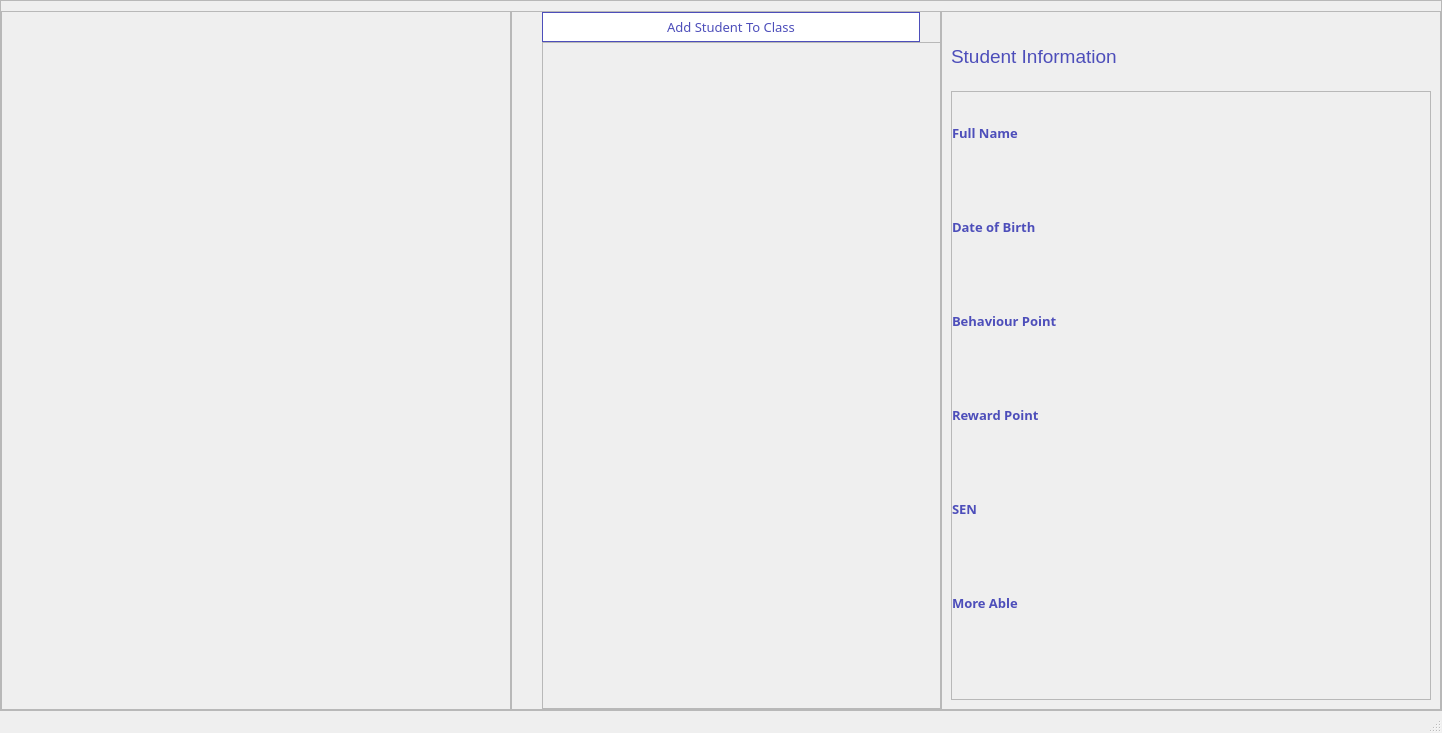
<?xml version="1.0" encoding="UTF-8"?>
<ui version="4.0">
 <class>MainWindow</class>
 <widget class="QMainWindow" name="MainWindow">
  <property name="geometry">
   <rect>
    <x>0</x>
    <y>0</y>
    <width>1442</width>
    <height>733</height>
   </rect>
  </property>
  <property name="windowTitle">
   <string>MainWindow</string>
  </property>
  <widget class="QWidget" name="centralwidget">
   <layout class="QVBoxLayout" name="verticalLayout_16">
    <property name="spacing">
     <number>0</number>
    </property>
    <property name="leftMargin">
     <number>0</number>
    </property>
    <property name="topMargin">
     <number>0</number>
    </property>
    <property name="rightMargin">
     <number>0</number>
    </property>
    <property name="bottomMargin">
     <number>0</number>
    </property>
    <item>
     <widget class="QFrame" name="frame">
      <property name="frameShape">
       <enum>QFrame::StyledPanel</enum>
      </property>
      <property name="frameShadow">
       <enum>QFrame::Raised</enum>
      </property>
      <layout class="QHBoxLayout" name="horizontalLayout">
       <property name="spacing">
        <number>0</number>
       </property>
       <property name="leftMargin">
        <number>0</number>
       </property>
       <property name="topMargin">
        <number>10</number>
       </property>
       <property name="rightMargin">
        <number>0</number>
       </property>
       <property name="bottomMargin">
        <number>0</number>
       </property>
       <item>
        <widget class="QFrame" name="Seats">
         <property name="frameShape">
          <enum>QFrame::StyledPanel</enum>
         </property>
         <property name="frameShadow">
          <enum>QFrame::Raised</enum>
         </property>
         <layout class="QFormLayout" name="formLayout">
          <property name="rightMargin">
           <number>20</number>
          </property>
          <property name="bottomMargin">
           <number>30</number>
          </property>
          <item row="0" column="0">
           <widget class="Line" name="line_2">
            <property name="orientation">
             <enum>Qt::Horizontal</enum>
            </property>
           </widget>
          </item>
          <item row="1" column="0">
           <widget class="Line" name="line">
            <property name="orientation">
             <enum>Qt::Horizontal</enum>
            </property>
           </widget>
          </item>
         </layout>
        </widget>
       </item>
       <item>
        <widget class="QFrame" name="frame_12">
         <property name="minimumSize">
          <size>
           <width>350</width>
           <height>0</height>
          </size>
         </property>
         <property name="maximumSize">
          <size>
           <width>430</width>
           <height>16777215</height>
          </size>
         </property>
         <property name="frameShape">
          <enum>QFrame::StyledPanel</enum>
         </property>
         <property name="frameShadow">
          <enum>QFrame::Raised</enum>
         </property>
         <layout class="QVBoxLayout" name="verticalLayout">
          <property name="spacing">
           <number>0</number>
          </property>
          <property name="leftMargin">
           <number>30</number>
          </property>
          <property name="topMargin">
           <number>0</number>
          </property>
          <property name="rightMargin">
           <number>20</number>
          </property>
          <property name="bottomMargin">
           <number>0</number>
          </property>
          <item>
           <widget class="QPushButton" name="btnAddStudentToClass">
            <property name="minimumSize">
             <size>
              <width>0</width>
              <height>30</height>
             </size>
            </property>
            <property name="font">
             <font>
              <family>Century Gothic</family>
              <pointsize>10</pointsize>
             </font>
            </property>
            <property name="cursor">
             <cursorShape>PointingHandCursor</cursorShape>
            </property>
            <property name="styleSheet">
             <string notr="true">#btnAddStudentToClass
{
border:1px solid #4d4eba;
background-color: rgb(255, 255, 255);
color: #4d4eba;

}
#btnAddStudentToClass::hover
{
background-color:#4d4eba;
color: white;

}



</string>
            </property>
            <property name="text">
             <string>Add Student To Class</string>
            </property>
           </widget>
          </item>
          <item>
           <widget class="QFrame" name="RegisteredStudent">
            <property name="minimumSize">
             <size>
              <width>400</width>
              <height>0</height>
             </size>
            </property>
            <property name="maximumSize">
             <size>
              <width>520</width>
              <height>16777215</height>
             </size>
            </property>
            <property name="frameShape">
             <enum>QFrame::StyledPanel</enum>
            </property>
            <property name="frameShadow">
             <enum>QFrame::Raised</enum>
            </property>
            <layout class="QFormLayout" name="formLayout_2">
             <item row="0" column="0">
              <widget class="Line" name="line_3">
               <property name="orientation">
                <enum>Qt::Horizontal</enum>
               </property>
              </widget>
             </item>
             <item row="1" column="0">
              <widget class="Line" name="line_4">
               <property name="orientation">
                <enum>Qt::Horizontal</enum>
               </property>
              </widget>
             </item>
            </layout>
           </widget>
          </item>
         </layout>
        </widget>
       </item>
       <item>
        <widget class="QFrame" name="frame_11">
         <property name="minimumSize">
          <size>
           <width>300</width>
           <height>0</height>
          </size>
         </property>
         <property name="maximumSize">
          <size>
           <width>500</width>
           <height>16777215</height>
          </size>
         </property>
         <property name="frameShape">
          <enum>QFrame::StyledPanel</enum>
         </property>
         <property name="frameShadow">
          <enum>QFrame::Raised</enum>
         </property>
         <layout class="QVBoxLayout" name="verticalLayout_9">
          <property name="spacing">
           <number>0</number>
          </property>
          <item>
           <widget class="QLabel" name="label">
            <property name="maximumSize">
             <size>
              <width>16777215</width>
              <height>70</height>
             </size>
            </property>
            <property name="font">
             <font>
              <pointsize>14</pointsize>
             </font>
            </property>
            <property name="styleSheet">
             <string notr="true">color: #4d4eba;
</string>
            </property>
            <property name="text">
             <string>Student Information</string>
            </property>
           </widget>
          </item>
          <item>
           <widget class="QFrame" name="frame_10">
            <property name="minimumSize">
             <size>
              <width>420</width>
              <height>0</height>
             </size>
            </property>
            <property name="font">
             <font>
              <pointsize>8</pointsize>
             </font>
            </property>
            <property name="frameShape">
             <enum>QFrame::StyledPanel</enum>
            </property>
            <property name="frameShadow">
             <enum>QFrame::Raised</enum>
            </property>
            <layout class="QVBoxLayout" name="verticalLayout_10">
             <property name="spacing">
              <number>0</number>
             </property>
             <property name="leftMargin">
              <number>0</number>
             </property>
             <item>
              <widget class="QLabel" name="label_79">
               <property name="maximumSize">
                <size>
                 <width>400</width>
                 <height>20</height>
                </size>
               </property>
               <property name="font">
                <font>
                 <family>Century Gothic</family>
                 <pointsize>10</pointsize>
                 <weight>75</weight>
                 <bold>true</bold>
                </font>
               </property>
               <property name="styleSheet">
                <string notr="true">color:#4d4eba</string>
               </property>
               <property name="text">
                <string>Full Name</string>
               </property>
              </widget>
             </item>
             <item>
              <widget class="QLabel" name="lblName">
               <property name="maximumSize">
                <size>
                 <width>800</width>
                 <height>30</height>
                </size>
               </property>
               <property name="font">
                <font>
                 <family>Century Gothic</family>
                 <pointsize>9</pointsize>
                 <weight>75</weight>
                 <bold>true</bold>
                </font>
               </property>
               <property name="styleSheet">
                <string notr="true">color:#a9a9a9</string>
               </property>
               <property name="text">
                <string/>
               </property>
              </widget>
             </item>
             <item>
              <widget class="QLabel" name="label_87">
               <property name="maximumSize">
                <size>
                 <width>400</width>
                 <height>20</height>
                </size>
               </property>
               <property name="font">
                <font>
                 <family>Century Gothic</family>
                 <pointsize>10</pointsize>
                 <weight>75</weight>
                 <bold>true</bold>
                </font>
               </property>
               <property name="styleSheet">
                <string notr="true">color:#4d4eba</string>
               </property>
               <property name="text">
                <string>Date of Birth</string>
               </property>
              </widget>
             </item>
             <item>
              <widget class="QLabel" name="lblDate">
               <property name="maximumSize">
                <size>
                 <width>800</width>
                 <height>30</height>
                </size>
               </property>
               <property name="font">
                <font>
                 <family>Century Gothic</family>
                 <pointsize>11</pointsize>
                 <weight>75</weight>
                 <bold>true</bold>
                </font>
               </property>
               <property name="styleSheet">
                <string notr="true">color:#a9a9a9</string>
               </property>
               <property name="text">
                <string/>
               </property>
              </widget>
             </item>
             <item>
              <widget class="QLabel" name="label_82">
               <property name="minimumSize">
                <size>
                 <width>500</width>
                 <height>0</height>
                </size>
               </property>
               <property name="maximumSize">
                <size>
                 <width>700</width>
                 <height>20</height>
                </size>
               </property>
               <property name="font">
                <font>
                 <family>Century Gothic</family>
                 <pointsize>10</pointsize>
                 <weight>75</weight>
                 <bold>true</bold>
                </font>
               </property>
               <property name="styleSheet">
                <string notr="true">color:#4d4eba</string>
               </property>
               <property name="text">
                <string>Behaviour Point</string>
               </property>
              </widget>
             </item>
             <item>
              <widget class="QLabel" name="lblBehaviourPoint">
               <property name="maximumSize">
                <size>
                 <width>800</width>
                 <height>30</height>
                </size>
               </property>
               <property name="font">
                <font>
                 <family>Century Gothic</family>
                 <pointsize>11</pointsize>
                 <weight>75</weight>
                 <bold>true</bold>
                </font>
               </property>
               <property name="styleSheet">
                <string notr="true">color:#a9a9a9</string>
               </property>
               <property name="text">
                <string/>
               </property>
              </widget>
             </item>
             <item>
              <widget class="QLabel" name="label_89">
               <property name="minimumSize">
                <size>
                 <width>500</width>
                 <height>0</height>
                </size>
               </property>
               <property name="maximumSize">
                <size>
                 <width>700</width>
                 <height>20</height>
                </size>
               </property>
               <property name="font">
                <font>
                 <family>Century Gothic</family>
                 <pointsize>10</pointsize>
                 <weight>75</weight>
                 <bold>true</bold>
                </font>
               </property>
               <property name="styleSheet">
                <string notr="true">color:#4d4eba</string>
               </property>
               <property name="text">
                <string>Reward Point</string>
               </property>
              </widget>
             </item>
             <item>
              <widget class="QLabel" name="lblRewardPoint">
               <property name="maximumSize">
                <size>
                 <width>800</width>
                 <height>30</height>
                </size>
               </property>
               <property name="font">
                <font>
                 <family>Century Gothic</family>
                 <pointsize>11</pointsize>
                 <weight>75</weight>
                 <bold>true</bold>
                </font>
               </property>
               <property name="styleSheet">
                <string notr="true">color:#a9a9a9</string>
               </property>
               <property name="text">
                <string/>
               </property>
              </widget>
             </item>
             <item>
              <widget class="QLabel" name="label_84">
               <property name="maximumSize">
                <size>
                 <width>400</width>
                 <height>20</height>
                </size>
               </property>
               <property name="font">
                <font>
                 <family>Century Gothic</family>
                 <pointsize>10</pointsize>
                 <weight>75</weight>
                 <bold>true</bold>
                </font>
               </property>
               <property name="styleSheet">
                <string notr="true">color:#4d4eba</string>
               </property>
               <property name="text">
                <string>SEN </string>
               </property>
              </widget>
             </item>
             <item>
              <widget class="QLabel" name="lblSEN">
               <property name="maximumSize">
                <size>
                 <width>800</width>
                 <height>30</height>
                </size>
               </property>
               <property name="font">
                <font>
                 <family>Century Gothic</family>
                 <pointsize>11</pointsize>
                 <weight>75</weight>
                 <bold>true</bold>
                </font>
               </property>
               <property name="styleSheet">
                <string notr="true">color:#a9a9a9</string>
               </property>
               <property name="text">
                <string/>
               </property>
              </widget>
             </item>
             <item>
              <widget class="QLabel" name="label_85">
               <property name="maximumSize">
                <size>
                 <width>400</width>
                 <height>20</height>
                </size>
               </property>
               <property name="font">
                <font>
                 <family>Century Gothic</family>
                 <pointsize>10</pointsize>
                 <weight>75</weight>
                 <bold>true</bold>
                </font>
               </property>
               <property name="styleSheet">
                <string notr="true">color:#4d4eba</string>
               </property>
               <property name="text">
                <string>More Able</string>
               </property>
              </widget>
             </item>
             <item>
              <widget class="QLabel" name="lblMoreAble">
               <property name="maximumSize">
                <size>
                 <width>800</width>
                 <height>30</height>
                </size>
               </property>
               <property name="font">
                <font>
                 <family>Century Gothic</family>
                 <pointsize>11</pointsize>
                 <weight>75</weight>
                 <bold>true</bold>
                </font>
               </property>
               <property name="styleSheet">
                <string notr="true">color:#a9a9a9</string>
               </property>
               <property name="text">
                <string/>
               </property>
              </widget>
             </item>
            </layout>
           </widget>
          </item>
         </layout>
        </widget>
       </item>
      </layout>
     </widget>
    </item>
   </layout>
  </widget>
  <widget class="QStatusBar" name="statusbar"/>
 </widget>
 <resources>
  <include location="Resources.qrc"/>
 </resources>
 <connections/>
</ui>
